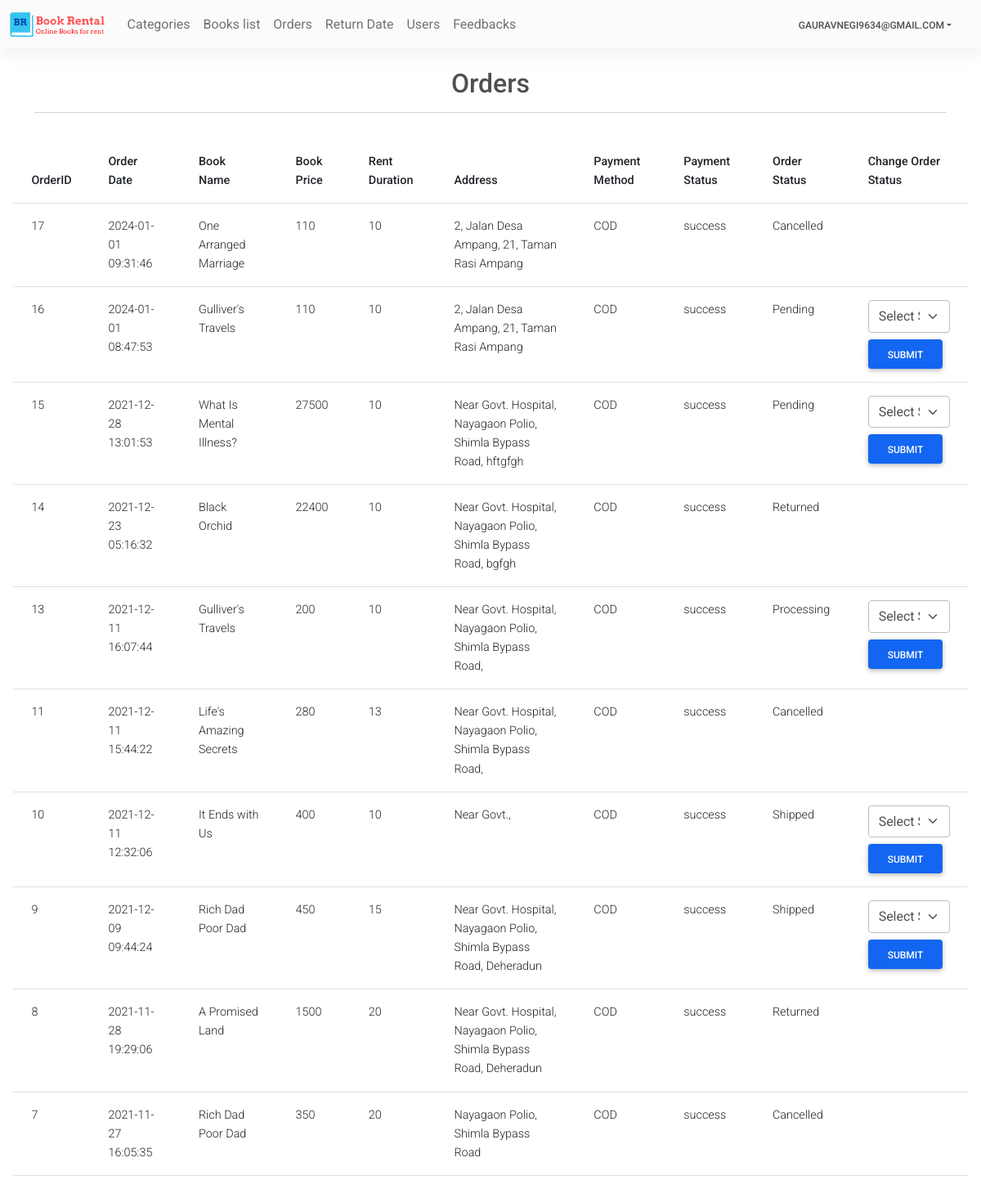
The app's page /Admin/orders.php (signed in) with its own data.
### tables this page shows
CREATE TABLE `orders` (
  `id` int(11) NOT NULL,
  `user_id` int(11) NOT NULL,
  `address` varchar(100) NOT NULL,
  `address2` varchar(100) DEFAULT NULL,
  `pin` int(11) NOT NULL,
  `payment_method` varchar(20) DEFAULT NULL,
  `total` int(11) NOT NULL,
  `payment_status` varchar(20) NOT NULL,
  `order_status` int(11) NOT NULL,
  `date` datetime NOT NULL,
  `duration` int(11) NOT NULL
);

CREATE TABLE `books` (
  `id` int(11) NOT NULL,
  `category_id` int(11) NOT NULL,
  `ISBN` varchar(20) NOT NULL,
  `name` varchar(255) NOT NULL,
  `img` varchar(255) NOT NULL,
  `author` varchar(75) NOT NULL,
  `mrp` int(11) NOT NULL,
  `security` int(11) NOT NULL,
  `rent` int(11) NOT NULL,
  `qty` int(11) NOT NULL,
  `best_seller` int(11) DEFAULT NULL,
  `short_desc` varchar(2000) NOT NULL,
  `description` text NOT NULL,
  `status` tinyint(4) NOT NULL DEFAULT 1,
  `price` int(3) GENERATED ALWAYS AS (coalesce(`security`,0) + coalesce(`rent`,0)) VIRTUAL
);

CREATE TABLE `order_status` (
  `id` int(11) NOT NULL,
  `status_name` varchar(15) NOT NULL
);

### Admin/orders.php (the view, shortened to what this page needs)
<?php require('topNav.php'); ?>
<main>
    <div class="container pt-4">
        <h4 class="fs-2 text-center ">Orders</h4>
        <hr>
    </div>
    <div class="card-body">
        <table class="table">
            <thead>
                <tr>
                    <th> OrderID</th>
                    <th>Order Date</th>
                    <th>Book Name</th>
                    <th>Book Price</th>
                    <th>Rent Duration</th>
                    <th>Address</th>
                    <th>Payment Method</th>
                    <th>Payment Status</th>
                    <th>Order Status</th>
                    <th>Change Order Status</th>
                </tr>
            </thead>
            <tbody>
                <?php
        $res = mysqli_query($con, "select orders.*,name,status_name from orders
                                            JOIN order_detail ON orders.id=order_detail.order_id
                                            JOIN books ON order_detail.book_id=books.id
                                            JOIN order_status ON orders.order_status=order_status.id order by date desc ");
        while ($row = mysqli_fetch_assoc($res)) { ?>
                <tr>
                    <td> <?php echo $row['id'] ?> </td>
                    <td> <?php echo $row['date'] ?> </td>
                    <td> <?php echo $row['name'] ?> </td>
                    <td> <?php echo $row['total'] ?> </td>
                    <td> <?php echo $row['duration'] ?> </td>
                    <td> <?php echo $row['address'] ?>, <?php echo $row['address2'] ?> </td>
                    <td> <?php echo $row['payment_method'] ?> </td>
                    <td> <?php echo $row['payment_status'] ?> </td>
                    <td> <?php echo $row['status_name'] ?> </td>
                    <td>
                        <?php
              $statusName = $row['status_name'];
              if ($statusName === 'Returned' || $statusName === 'Cancelled') {
              } else {
              ?>
                        <form method="post">
                            <select class="form-select" name="status_id">
                                <option class="">Select Status</option>
                            </select>
                            <input type="submit" VALUE="Submit" class="btn btn btn-primary mt-2">
                        </form>
                        <?php
              } ?>
                    </td>
                </tr>
                <?php } ?>
            </tbody>
        </table>
    </div>
</main>
</body>
</html>

### records on screen
orders: id "17", date "2024-01-01 09:31:46", books.name "One Arranged Marriage", total "110", duration "10", address "2, Jalan Desa Ampang", address2 "21, Taman Rasi Ampang", payment_method "COD", payment_status "success", order_status.status_name "Cancelled"
orders: id "16", date "2024-01-01 08:47:53", books.name "Gulliver's Travels", total "110", duration "10", address "2, Jalan Desa Ampang", address2 "21, Taman Rasi Ampang", payment_method "COD", payment_status "success", order_status.status_name "Pending"
orders: id "15", date "2021-12-28 13:01:53", books.name "What Is Mental Illness?", total "27500", duration "10", address "Near Govt. Hospital, Nayagaon Polio, Shimla Bypass Road", address2 "hftgfgh", payment_method "COD", payment_status "success", order_status.status_name "Pending"
orders: id "14", date "2021-12-23 05:16:32", books.name "Black Orchid", total "22400", duration "10", address "Near Govt. Hospital, Nayagaon Polio, Shimla Bypass Road", address2 "bgfgh", payment_method "COD", payment_status "success", order_status.status_name "Returned"
orders: id "13", date "2021-12-11 16:07:44", books.name "Gulliver's Travels", total "200", duration "10", address "Near Govt. Hospital, Nayagaon Polio, Shimla Bypass Road", payment_method "COD", payment_status "success", order_status.status_name "Processing"
orders: id "11", date "2021-12-11 15:44:22", books.name "Life's Amazing Secrets", total "280", duration "13", address "Near Govt. Hospital, Nayagaon Polio, Shimla Bypass Road", payment_method "COD", payment_status "success", order_status.status_name "Cancelled"
orders: id "10", date "2021-12-11 12:32:06", books.name "It Ends with Us", total "400", duration "10", address "Near Govt.", payment_method "COD", payment_status "success", order_status.status_name "Shipped"
orders: id "9", date "2021-12-09 09:44:24", books.name "Rich Dad Poor Dad", total "450", duration "15", address "Near Govt. Hospital, Nayagaon Polio, Shimla Bypass Road", address2 "Deheradun", payment_method "COD", payment_status "success", order_status.status_name "Shipped"
orders: id "8", date "2021-11-28 19:29:06", books.name "A Promised Land", total "1500", duration "20", address "Near Govt. Hospital, Nayagaon Polio, Shimla Bypass Road", address2 "Deheradun", payment_method "COD", payment_status "success", order_status.status_name "Returned"
orders: id "7", date "2021-11-27 16:05:35", books.name "Rich Dad Poor Dad", total "350", duration "20", address "Nayagaon Polio", address2 "Shimla Bypass Road", payment_method "COD", payment_status "success", order_status.status_name "Cancelled"

### other values on screen
$userName "GAURAVNEGI9634@GMAIL.COM"
